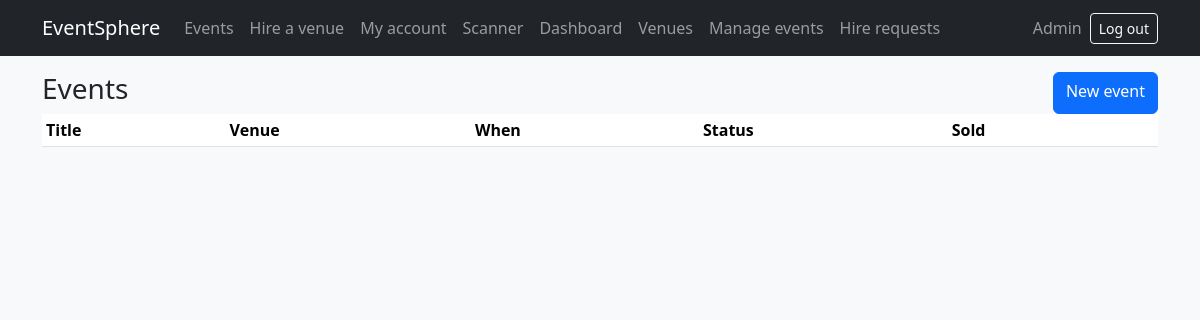
Page /admin/events (signed in) on the earlier database version.
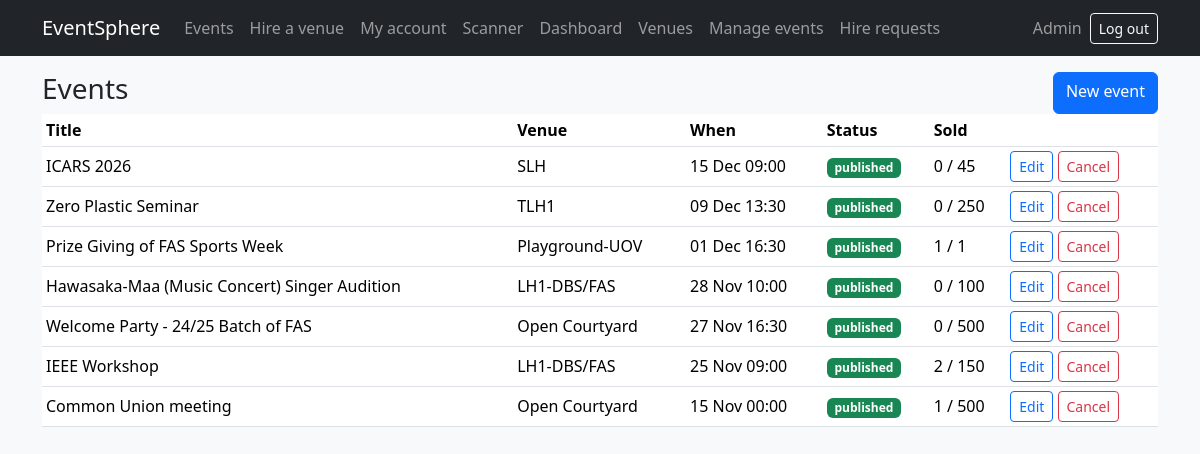
Same page on the later database version.
### app/models.py (models this page shows)
class Event(Base):
    __tablename__ = "events"
    id = Column(Integer, primary_key=True)
    title = Column(String(200), nullable=False)
    category = Column(String(50), default="Concert")
    venue_id = Column(Integer, ForeignKey("venues.id"))
    start = Column(DateTime, nullable=False)
    end = Column(DateTime, nullable=False)
    description = Column(Text, default="")
    status = Column(String(20), default="draft")  # draft / published / cancelled

class Venue(Base):
    __tablename__ = "venues"
    id = Column(Integer, primary_key=True)
    name = Column(String(150), nullable=False)
    location = Column(String(200), default="")
    capacity = Column(Integer, nullable=False)
    description = Column(Text, default="")
    image = Column(String(300), default="")
    hourly_rate = Column(Float, default=0)
    open_for_hire = Column(Boolean, default=False)

### app/routes_admin.py (the view)
@router.get("/admin/events")
def events(request: Request, db=Depends(get_db), user=Depends(admin_only)):
    rows = []
    for e in db.query(Event).order_by(Event.start.desc()).all():
        cats = db.query(TicketCategory).filter_by(event_id=e.id).all()
        rows.append(dict(e=e, venue=db.get(Venue, e.venue_id),
                         sold=sum(c.sold for c in cats), total=sum(c.quantity for c in cats)))
    return render(request, "admin_events.html", db, user, rows=rows)

### app/templates/admin_events.html (shortened to what this page needs)
{% extends "base.html" %}
{% block content %}
<div class="d-flex justify-content-between"><h3>Events</h3><a class="btn btn-primary" href="/admin/events/new">New event</a></div>
<div class="table-responsive"><table class="table table-sm bg-white align-middle">
  <tr><th>Title</th><th>Venue</th><th>When</th><th>Status</th><th>Sold</th><th></th></tr>
  {% for x in rows %}
  <tr><td>{{ x.e.title }}</td><td>{{ x.venue.name if x.venue }}</td>
    <td>{{ x.e.start.strftime('%d %b %H:%M') }}</td>
    <td><span class="badge bg-{{ 'success' if x.e.status == 'published' else 'secondary' if x.e.status == 'draft' else 'danger' }}">{{ x.e.status }}</span></td>
    <td>{{ x.sold }} / {{ x.total }}</td>
    <td class="text-nowrap">
      {% if x.e.status != 'cancelled' %}<a class="btn btn-sm btn-outline-primary" href="/admin/events/{{ x.e.id }}/edit">Edit</a>{% endif %}
      {% if x.e.status != 'cancelled' %}
      <form method="post" action="/admin/events/{{ x.e.id }}/cancel" class="d-inline" onsubmit="return confirm('Cancel this event and refund everyone?')"><input type="hidden" name="csrf_token" value="{{ csrf_token }}"><button class="btn btn-sm btn-outline-danger">Cancel</button></form>{% endif %}
    </td></tr>
  {% endfor %}
</table></div>
{% endblock %}

Differences in the rows shown:
added Event: e "ICARS 2026", e.start "15 Dec 09:00", e.status "published"
added Venue: venue "SLH"
added Event: e "Zero Plastic Seminar", e.start "09 Dec 13:30", e.status "published"
added Venue: venue "TLH1"
added Event: e "Prize Giving of FAS Sports Week", e.start "01 Dec 16:30", e.status "published"
added Venue: venue "Playground-UOV"
added Event: e "Hawasaka-Maa (Music Concert) Singer Audition", e.start "28 Nov 10:00", e.status "published"
now on this page (row edited): Venue: venue "LH1-DBS/FAS" "LH1-DBS/FAS"
added Event: e "Welcome Party - 24/25 Batch of FAS", e.start "27 Nov 16:30", e.status "published"
now on this page (row edited): Venue: venue "Open Courtyard" "Open Courtyard"
added Event: e "IEEE Workshop", e.start "25 Nov 09:00", e.status "published"
added Event: e "Common Union meeting", e.start "15 Nov 00:00", e.status "published"
Other differences:
new list line: "0 / 45 Edit Cancel"
new list line: "0 / 250 Edit Cancel"
new list line: "1 / 1 Edit Cancel"
new list line: "0 / 100 Edit Cancel"
new list line: "0 / 500 Edit Cancel"
new list line: "2 / 150 Edit Cancel"
new list line: "1 / 500 Edit Cancel"
